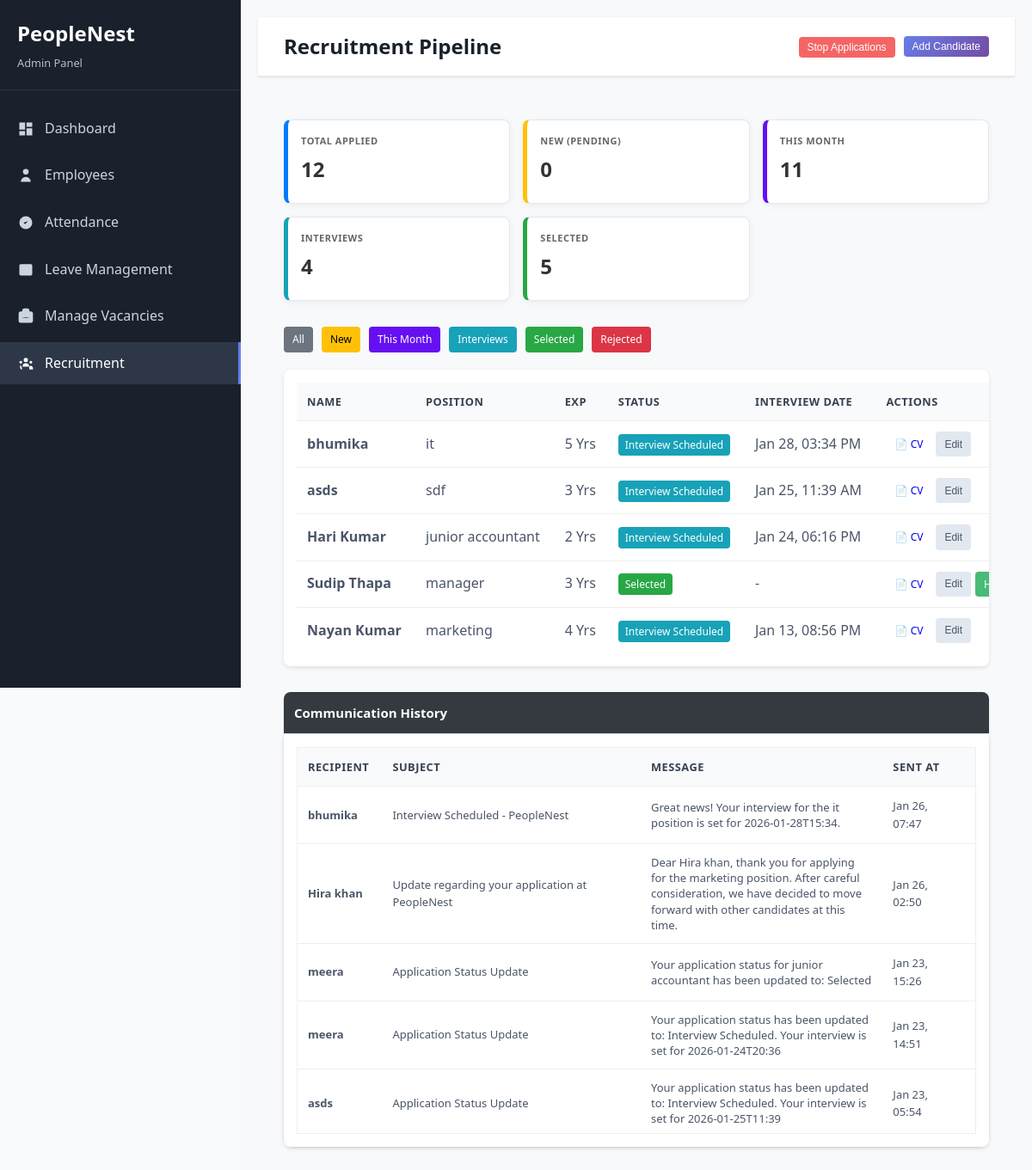
Page /recruitment.php (signed in) on the committed database.
### tables this page shows
CREATE TABLE `candidates` (
  `id` int(11) NOT NULL,
  `name` varchar(100) NOT NULL,
  `email` varchar(100) NOT NULL,
  `phone` varchar(15) DEFAULT NULL,
  `position` varchar(50) NOT NULL,
  `experience_years` int(11) DEFAULT NULL,
  `resume_path` varchar(255) DEFAULT NULL,
  `status` enum('pending','interview_scheduled','selected','rejected') DEFAULT 'pending',
  `interview_date` datetime DEFAULT NULL,
  `interview_notes` text DEFAULT NULL,
  `created_by` int(11) DEFAULT NULL,
  `created_at` timestamp NOT NULL DEFAULT current_timestamp(),
  `updated_at` timestamp NOT NULL DEFAULT current_timestamp() ON UPDATE current_timestamp()
);

CREATE TABLE `communication_logs` (
  `id` int(11) NOT NULL,
  `recipient_email` varchar(255) NOT NULL,
  `candidate_name` varchar(100) DEFAULT NULL,
  `subject` varchar(255) DEFAULT NULL,
  `message` text DEFAULT NULL,
  `sent_at` timestamp NOT NULL DEFAULT current_timestamp()
);

### recruitment.php (the view, shortened to what this page needs)
<?php
$database = new Database();
$conn = $database->getConnection();
$total_apps = $conn->query("SELECT COUNT(*) FROM candidates")->fetchColumn();
$interview_count = $conn->query("SELECT COUNT(*) FROM candidates WHERE status = 'interview_scheduled'")->fetchColumn();
$new_count = $conn->query("SELECT COUNT(*) FROM candidates WHERE status = 'pending'")->fetchColumn();
$selected_count = $conn->query("SELECT COUNT(*) FROM candidates WHERE status = 'selected'")->fetchColumn();
$month_count = $conn->query("SELECT COUNT(*) FROM candidates WHERE MONTH(created_at) = MONTH(CURRENT_DATE()) AND YEAR(created_at) = YEAR(CURRENT_DATE())")->fetchColumn();
$status_stmt = $conn->query("SELECT setting_value FROM site_settings WHERE setting_key = 'recruitment_status'");
$current_status = $status_stmt->fetchColumn();
$statusFilter = isset($_GET['status']) ? $_GET['status'] : null;
$monthFilter = isset($_GET['filter']) && $_GET['filter'] === 'this_month';
if ($statusFilter) {
    $query = "SELECT * FROM candidates WHERE status = ? ORDER BY created_at DESC";
    $stmt = $conn->prepare($query);
    $stmt->execute([$statusFilter]);
} else {
    $query = "SELECT c.* FROM candidates c
              LEFT JOIN candidate_employee ce ON c.id = ce.candidate_id
              WHERE ce.candidate_id IS NULL
              AND c.status != 'rejected'
              ORDER BY c.created_at DESC";
    $stmt = $conn->prepare($query);
    $stmt->execute();
}
$candidates = $stmt->fetchAll(PDO::FETCH_ASSOC);
?>
<!DOCTYPE html>
<html lang="en">
<head>
    <link rel="stylesheet" href="assets/css/style.css">
</head>
<body>
    <div class="dashboard-layout">
        <?php include 'includes/admin-sidebar.php'; ?>
        <div class="main-content">
            <div class="top-bar" style="display:flex; justify-content: space-between; align-items: center; margin-bottom: 20px;">
                <h1 class="page-title">Recruitment Pipeline</h1>
                <div style="display: flex; gap: 10px; align-items: center;">
                    <form method="POST" style="margin: 0;">
                        <button type="submit" name="toggle_hiring" class="btn <?php echo ($current_status === 'open' ? 'btn-danger' : 'btn-success'); ?> btn-sm">
                            <?php echo ($current_status === 'open' ? 'Stop Applications' : 'Start Applications'); ?>
                        </button>
                    </form>
                    <button class="btn btn-primary btn-sm" onclick="openModal('addCandidateModal')">Add Candidate</button>
                </div>
            </div>
            <div class="content-area">
                <div class="stats-grid">
                    <div class="stat-card">
                        <div class="stat-label">Total Applied</div>
                        <div class="stat-value"><?php echo $total_apps; ?></div>
                    </div>
                    <div class="stat-card new">
                        <div class="stat-label">New (Pending)</div>
                        <div class="stat-value"><?php echo $new_count; ?></div>
                    </div>
                    <div class="stat-card month">
                        <div class="stat-label">This Month</div>
                        <div class="stat-value"><?php echo $month_count; ?></div>
                    </div>
                    <div class="stat-card interviews">
                        <div class="stat-label">Interviews</div>
                        <div class="stat-value"><?php echo $interview_count; ?></div>
                    </div>
                    <div class="stat-card selected">
                        <div class="stat-label">Selected</div>
                        <div class="stat-value"><?php echo $selected_count; ?></div>
                    </div>
                </div>
                <div class="filter-group">
                    <a href="recruitment.php" class="btn btn-filter-all btn-sm">All</a>
                    <a href="recruitment.php?status=pending" class="btn btn-filter-new btn-sm">New</a>
                    <a href="recruitment.php?filter=this_month" class="btn btn-filter-month btn-sm">This Month</a>
                    <a href="recruitment.php?status=interview_scheduled" class="btn btn-filter-interviews btn-sm">Interviews</a>
                    <a href="recruitment.php?status=selected" class="btn btn-filter-selected btn-sm">Selected</a>
                    <a href="recruitment.php?status=rejected" class="btn btn-filter-rejected btn-sm">Rejected</a>
                </div>
                <div class="table-container">
                    <table class="table">
                        <thead>
                            <tr>
                                <th>Name</th>
                                <th>Position</th>
                                <th>Exp</th>
                                <th>Status</th>
                                <th>Interview Date</th>
                                <th>Actions</th>
                            </tr>
                        </thead>
                        <tbody>
                            <?php foreach ($candidates as $candidate): ?>
                            <tr>
                                <td><strong><?php echo htmlspecialchars($candidate['name']); ?></strong></td>
                                <td><?php echo htmlspecialchars($candidate['position']); ?></td>
                                <td><?php echo $candidate['experience_years']; ?> Yrs</td>
                                <td>
                                    <span class="badge-<?php echo $candidate['status']; ?>">
                                        <?php echo ucwords(str_replace('_', ' ', $candidate['status'])); ?>
                                    </span>
                                </td>
                                <td><?php echo $candidate['interview_date'] ? date('M d, h:i A', strtotime($candidate['interview_date'])) : '-'; ?></td>
                                <td>
                                    <div style="display: flex; gap: 5px;">
                                        <?php if (!empty($candidate['resume_path'])): ?>
                                            <a href="<?php echo htmlspecialchars($candidate['resume_path']); ?>" target="_blank" class="btn btn-info btn-sm">📄 CV</a>
                                        <?php endif; ?>
                                        <button class="btn btn-secondary btn-sm" onclick='editCandidate(<?php echo json_encode($candidate); ?>)'>Edit</button>
                                        <?php if($candidate['status'] == 'selected'): ?>
                                            <a href="employee-management.php?hire_id=<?php echo $candidate['id']; ?>" class="btn btn-success btn-sm">Hire</a>
                                        <?php endif; ?>
                                    </div>
                                </td>
                            </tr>
                            <?php endforeach; ?>
                        </tbody>
                    </table>
                </div>
                <div class="card" style="margin-top: 20px;">
                    <div class="card-header" style="background: #343a40; color: white; padding: 12px; border-radius: 8px 8px 0 0;">
                        <h3 style="margin:0; font-size: 15px;">Communication History</h3>
                    </div>
                    <div class="table-container">
                        <div class="log-scroll-area">
                            <table class="table" style="font-size: 13px;">
                                <thead style="position: sticky; top: 0; background: #f4f4f4;">
                                    <tr>
                                        <th>Recipient</th>
                                        <th>Subject</th>
                                        <th>Message</th>
                                        <th>Sent At</th>
                                        <th>Status</th>
                                    </tr>
                                </thead>
                                <tbody>
                                    <?php
                                    $logs_stmt = $conn->query("SELECT * FROM communication_logs ORDER BY sent_at DESC LIMIT 15");
                                    $logs = $logs_stmt->fetchAll(PDO::FETCH_ASSOC);
                                    foreach ($logs as $log): ?>
                                    <tr>
                                        <td><strong><?php echo htmlspecialchars($log['candidate_name']); ?></strong></td>
                                        <td><?php echo htmlspecialchars($log['subject']); ?></td>
                                        <td class="msg-cell"><?php echo htmlspecialchars($log['message']); ?></td>
                                        <td><?php echo date('M d, H:i', strtotime($log['sent_at'])); ?></td>
                                        <td><span style="color:#28a745;">✔ Sent</span></td>
                                    </tr>
                                    <?php endforeach; ?>
                                </tbody>
                            </table>
                        </div>
                    </div>
                </div>
            </div>
        </div>
    </div>
</body>
</html>

### assets/css/style.css (style rules this page uses)
* { margin: 0; padding: 0; box-sizing: border-box; }
body { font-family: "Segoe UI", Tahoma, Geneva, Verdana, sans-serif; line-height: 1.6; color: #333; background-color: #f8fafc; }
.btn { padding: 12px 24px; border: none; border-radius: 8px; font-size: 16px; font-weight: 500; cursor: pointer; transition: all 0.3s ease; text-decoration: none; display: inline-block; text-align: center; }
.btn-primary { background: linear-gradient(135deg, #667eea 0%, #764ba2 100%); color: white; }
.dashboard-layout { display: flex; min-height: 100vh; }
.main-content { flex: 1; margin-left: 280px; background-color: #f8fafc; }
.top-bar { background: white; padding: 15px 30px; border-bottom: 1px solid #e2e8f0; display: flex; justify-content: space-between; align-items: center; box-shadow: 0 1px 3px rgba(0, 0, 0, 0.1); }
.page-title { font-size: 1.5rem; font-weight: 600; color: #1a202c; }
.content-area { padding: 30px; }
.card { background: white; border-radius: 12px; box-shadow: 0 1px 3px rgba(0, 0, 0, 0.1); margin-bottom: 20px; }
.card-header { padding: 20px 25px; border-bottom: 1px solid #e2e8f0; }
.stats-grid { display: grid; grid-template-columns: repeat(auto-fit, minmax(250px, 1fr)); gap: 20px; margin-bottom: 30px; }
.stat-card { background: white; padding: 25px; border-radius: 12px; box-shadow: 0 1px 3px rgba(0, 0, 0, 0.1); border-left: 4px solid #667eea; }
.stat-label { color: #718096; font-size: 0.9rem; text-transform: uppercase; letter-spacing: 0.5px; }
.stat-card { transition: all 0.3s ease; border-left: none; border: 1px solid #e2e8f0; }
.table-container { overflow-x: auto; }
.table { width: 100%; border-collapse: collapse; background: white; }
.table th, .table td { padding: 12px 15px; text-align: left; border-bottom: 1px solid #e2e8f0; }
.table th { background-color: #f8fafc; font-weight: 600; color: #374151; text-transform: uppercase; font-size: 0.8rem; letter-spacing: 0.5px; }
.table td { vertical-align: middle; color: #4a5568; }
.table tr:last-child td { border-bottom: none; }
.btn-secondary { background-color: #e2e8f0; color: #4a5568; }
.btn-success { background-color: #48bb78; color: white; }
.btn-danger { background-color: #f56565; color: white; }
.btn-sm { padding: 6px 12px; font-size: 0.8rem; }

### recruitment.php (style rules this page uses)
.dashboard-layout { display: flex; width: 100%; min-height: 100vh; }
.main-content { flex: 1; padding: 20px; background: #f8f9fa; min-width: 0; }
.table-container { width: 100%; overflow-x: auto; background: white; padding: 15px; border-radius: 8px; box-shadow: 0 2px 5px rgba(0,0,0,0.1); margin-bottom: 30px; }
.log-scroll-area { max-height: 450px; overflow-y: auto; border: 1px solid #eee; }
.table { width: 100%; border-collapse: collapse; min-width: 850px; }
.table th, .table td { padding: 12px; text-align: left; border-bottom: 1px solid #eee; vertical-align: middle; }
.msg-cell { max-width: 300px; white-space: normal; word-wrap: break-word; line-height: 1.4; }
.stats-grid { display: grid; grid-template-columns: repeat(auto-fit, minmax(200px, 1fr)); gap: 15px; margin-bottom: 30px; }
.stat-card { background: white; padding: 15px; border-radius: 8px; box-shadow: 0 2px 8px rgba(0,0,0,0.05); border-left: 5px solid #007bff; }
.stat-card.new { border-left-color: #ffc107; }
.stat-card.month { border-left-color: #6610f2; }
.stat-card.interviews { border-left-color: #17a2b8; }
.stat-card.selected { border-left-color: #28a745; }
.stat-label { font-size: 11px; color: #666; text-transform: uppercase; font-weight: bold; }
.stat-value { font-size: 24px; font-weight: bold; color: #333; margin: 5px 0; }
.badge-interview_scheduled { background: #17a2b8; color: #fff; padding: 4px 8px; border-radius: 4px; font-size: 12px; }
.badge-selected { background: #28a745; color: #fff; padding: 4px 8px; border-radius: 4px; font-size: 12px; }
.filter-group { margin-bottom: 20px; display: flex; gap: 10px; flex-wrap: wrap; }
.btn-filter-all { background: #6c757d !important; color: white !important; }
.btn-filter-new { background: #ffc107 !important; color: black !important; }
.btn-filter-month { background: #6610f2 !important; color: white !important; }
.btn-filter-interviews { background: #17a2b8 !important; color: white !important; }
.btn-filter-selected { background: #28a745 !important; color: white !important; }
.btn-filter-rejected { background: #dc3545 !important; color: white !important; }
.btn-sm { padding: 5px 10px; font-size: 12px; cursor: pointer; border-radius: 4px; text-decoration: none; display: inline-block; border: none; }

### rows in the picture
candidates: name "bhumika", position "it", experience_years "5", status "Interview Scheduled", interview_date "Jan 28, 03:34 PM"
candidates: name "asds", position "sdf", experience_years "3", status "Interview Scheduled", interview_date "Jan 25, 11:39 AM"
candidates: name "Hari Kumar", position "junior accountant", experience_years "2", status "Interview Scheduled", interview_date "Jan 24, 06:16 PM"
candidates: name "Sudip Thapa", position "manager", experience_years "3", status "Selected"
candidates: name "Nayan Kumar", position "marketing", experience_years "4", status "Interview Scheduled", interview_date "Jan 13, 08:56 PM"
communication_logs: candidate_name "bhumika", subject "Interview Scheduled - PeopleNest", message "Great news! Your interview for the it position is set for 2026-01-28T15:34.", sent_at "Jan 26, 07:47"
communication_logs: candidate_name "Hira khan", subject "Update regarding your application at PeopleNest", message "Dear Hira khan, thank you for applying for the marketing position. After careful consideration, we have decided to move forward with other candidates at this time.", sent_at "Jan 26, 02:50"
communication_logs: candidate_name "meera", subject "Application Status Update", message "Your application status for junior accountant has been updated to: Selected", sent_at "Jan 23, 15:26"
communication_logs: candidate_name "meera", subject "Application Status Update", message "Your application status has been updated to: Interview Scheduled. Your interview is set for 2026-01-24T20:36", sent_at "Jan 23, 14:51"
communication_logs: candidate_name "asds", subject "Application Status Update", message "Your application status has been updated to: Interview Scheduled. Your interview is set for 2026-01-25T11:39", sent_at "Jan 23, 05:54"

### other values in the picture
$total_apps "12"
$new_count "0"
$month_count "11"
$interview_count "4"
$selected_count "5"
